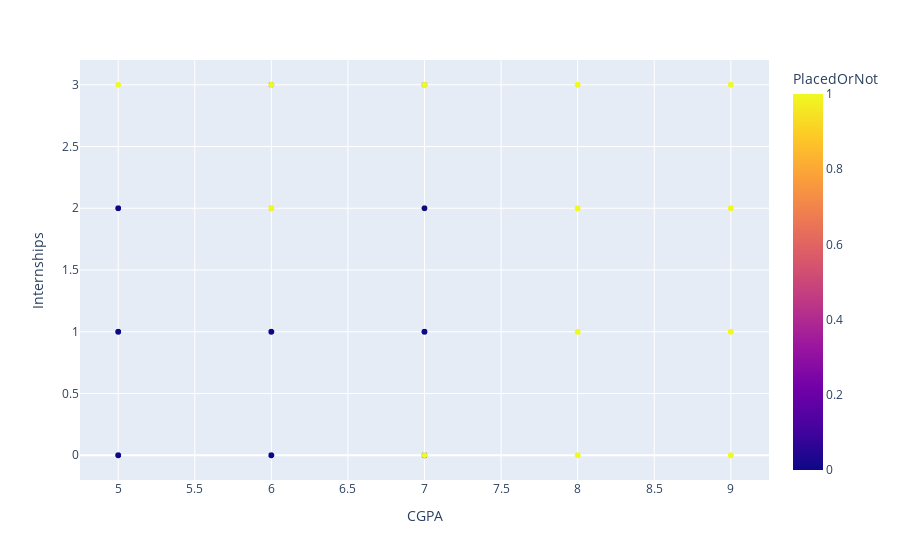

Notebook cell for this chart:
### Code cell
# Plotting  the graph so that we can visualize the output with respect to major features  
figure = px.scatter(data, x="CGPA", y="Internships", color="PlacedOrNot",  
                 hover_data=['CGPA'])  
figure.show()

### Figure 1 — Plotly figure (JSON) as saved in the notebook; plotly's stock layout.template omitted (floating-point values rounded to 4 significant figures; data arrays with more than 128 entries replaced by an {"elided": "..."} marker saying what was removed)
{"data": [{"hovertemplate": "CGPA=%{x}<br>Internships=%{y}<br>PlacedOrNot=%{marker.color}<extra></extra>", "legendgroup": "", "marker": {"color": {"elided": "1137 int values"}, "coloraxis": "coloraxis", "symbol": "circle"}, "mode": "markers", "name": "", "showlegend": false, "type": "scattergl", "x": {"elided": "1137 int values"}, "xaxis": "x", "y": {"elided": "1137 int values"}, "yaxis": "y"}], "layout": {"coloraxis": {"colorbar": {"title": {"text": "PlacedOrNot"}}, "colorscale": [[0, "#0d0887"], [0.1111, "#46039f"], [0.2222, "#7201a8"], [0.3333, "#9c179e"], [0.4444, "#bd3786"], [0.5556, "#d8576b"], [0.6667, "#ed7953"], [0.7778, "#fb9f3a"], [0.8889, "#fdca26"], [1, "#f0f921"]]}, "legend": {"tracegroupgap": 0}, "margin": {"t": 60}, "xaxis": {"anchor": "y", "domain": [0, 1], "title": {"text": "CGPA"}}, "yaxis": {"anchor": "x", "domain": [0, 1], "title": {"text": "Internships"}}}}
